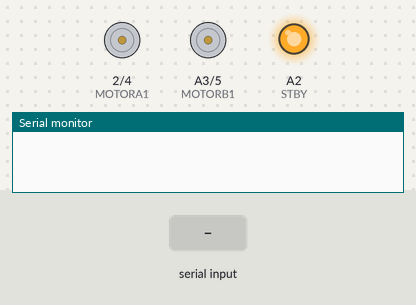
Simulated run of this sketch. Board: Arduino Uno, built with avr-gcc and run on an emulated ATmega328P. On the bench: motor-driver pin pairs drawn as motors (green arrow = first pin HIGH = forward, orange = second pin HIGH = backward, longer = more drive, scaled by the enable pin, stopped while the standby pin is LOW), output pins drawn as LEDs (lit = HIGH), the last lines printed to the serial monitor. The test bench sets the inputs (shaded band).

Above: at 1.2 s.
1.3 s: "a" received over the second serial link
At 2.5 s:
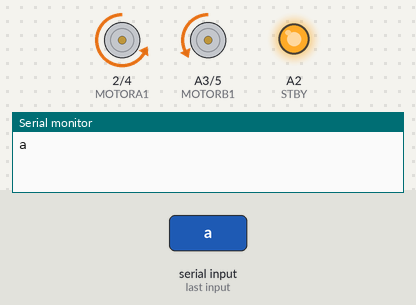
2.8 s: "w" received over the second serial link
At 3.7 s:
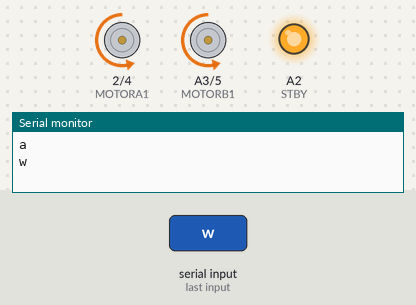
4.3 s: "s" received over the second serial link
At 4.8 s:
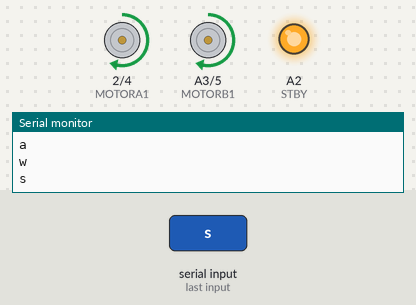
Timing chart, 0 to 7.3 s (numbered marks = the images above; inputs shaded):
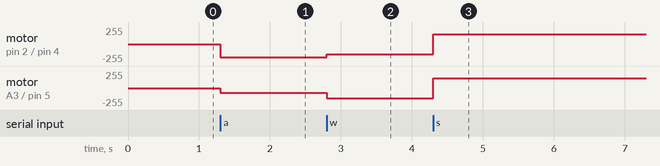

The sketch:

Programacion_sugerida.ino
```cpp
#include <SoftwareSerial.h>

int STBY =A2;
char instruccion;

//Motores
int PWMA = 11;
int MOTORA1 = 2;
int MOTORA2 = 4;

int PWMB =3;
int MOTORB1 =A3;
int MOTORB2 =5;


SoftwareSerial blue(3,2);
void setup()
{
  Serial.begin(9600);
  blue.begin(9600);
  pinMode(MOTORB1, OUTPUT);
  pinMode(MOTORB2, OUTPUT);
  pinMode(STBY, OUTPUT);
  pinMode(PWMB, OUTPUT);
  pinMode(PWMA, OUTPUT);
  pinMode(MOTORA1, OUTPUT);
  pinMode(MOTORA2, OUTPUT);

  //
  digitalWrite(STBY,1);

}

void loop()
{
  while(blue.available())
  {
    instruccion = blue.read();
    Serial.println(instruccion);
    switch(instruccion){
      case 'a':
      GiroI();
      break;
      case 'w':
      avanzar();
      break;
      case 's':
      retroceder();
      break;
      case 'd':
      GiroD();
      break;
    }
  }

}

void retroceder(){
   digitalWrite(MOTORB1, 1);
   digitalWrite(MOTORB2, 0);
   analogWrite(PWMB, 150);
   digitalWrite(MOTORA1, 1);
   digitalWrite(MOTORA2, 0);
   analogWrite(PWMA, 150);
}


void avanzar(){
   digitalWrite(MOTORB1, 0);
   digitalWrite(MOTORB2, 1);
   analogWrite(PWMB, 150);
   digitalWrite(MOTORA1, 0);
   digitalWrite(MOTORA2, 1);
   analogWrite(PWMA, 150);
}


void GiroD(){
   digitalWrite(MOTORB1, 0);
   digitalWrite(MOTORB2, 1);
   analogWrite(PWMB, 70);
   digitalWrite(MOTORA1, 0);
   digitalWrite(MOTORA2, 1);
   analogWrite(PWMA, 200);
}


void GiroI(){
   digitalWrite(MOTORB1, 0);
   digitalWrite(MOTORB2, 1);
   analogWrite(PWMB, 70);
   digitalWrite(MOTORA1, 0);
   digitalWrite(MOTORA2, 1);
   analogWrite(PWMA, 200);
}
```

Measured:
- after the input at 1.3 s, motor on pin 2 (MOTORA1) / pin 4 (MOTORA2): stopped → backward 200/255 at once; motor on A3 (MOTORB1) / pin 5 (MOTORB2): stopped → backward 70/255 at once
- after the input at 2.8 s, motor on pin 2 (MOTORA1) / pin 4 (MOTORA2): backward 200/255 → backward 150/255 at once; motor on A3 (MOTORB1) / pin 5 (MOTORB2): backward 70/255 → backward 150/255 at once
- after the input at 4.3 s, motor on pin 2 (MOTORA1) / pin 4 (MOTORA2), motor on A3 (MOTORB1) / pin 5 (MOTORB2): backward 150/255 → forward 150/255 at once
